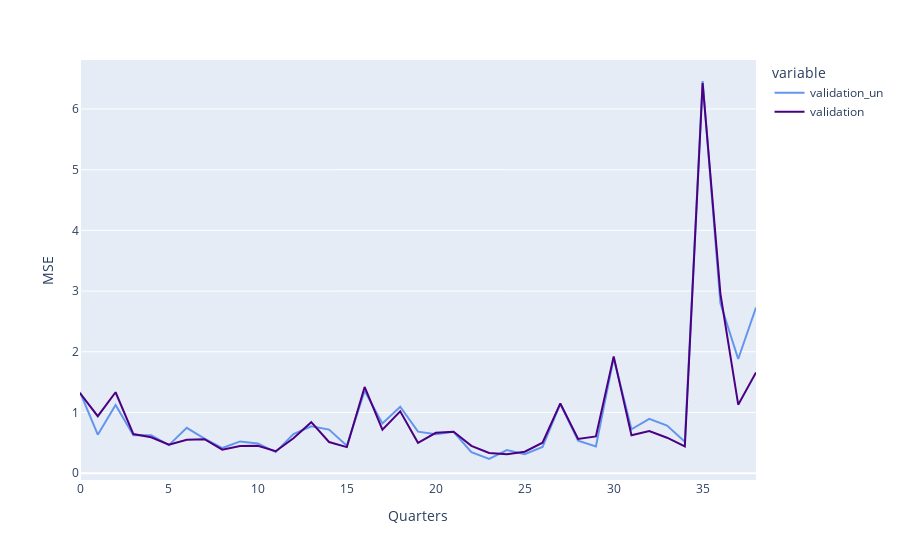

The cell this chart's notebook holds for it:
### Code cell
# Plot untrained and trained validation sets

fig4 = px.line(val_metrics, x='quarters', y=["validation_un","validation"], color_discrete_sequence=['cornflowerblue', 'indigo'])
fig4.update_xaxes(title_text='Quarters', showgrid=False)
fig4.update_yaxes(title_text='MSE')
fig4.show()

### Figure 1 — Plotly figure (JSON) as saved in the notebook; plotly's stock layout.template omitted (floating-point values rounded to 4 significant figures)
{"data": [{"hovertemplate": "variable=validation_un<br>quarters=%{x}<br>value=%{y}<extra></extra>", "legendgroup": "validation_un", "line": {"color": "cornflowerblue", "dash": "solid"}, "mode": "lines", "name": "validation_un", "orientation": "v", "showlegend": true, "type": "scatter", "x": [0, 1, 2, 3, 4, 5, 6, 7, 8, 9, 10, 11, 12, 13, 14, 15, 16, 17, 18, 19, 20, 21, 22, 23, 24, 25, 26, 27, 28, 29, 30, 31, 32, 33, 34, 35, 36, 37, 38], "xaxis": "x", "y": [1.335, 0.6336, 1.125, 0.6255, 0.6231, 0.4619, 0.7461, 0.5695, 0.4136, 0.5226, 0.4896, 0.3462, 0.6432, 0.772, 0.7172, 0.4501, 1.356, 0.8184, 1.095, 0.6836, 0.6406, 0.6803, 0.3469, 0.233, 0.3809, 0.3111, 0.4306, 1.142, 0.5365, 0.4402, 1.898, 0.722, 0.8943, 0.7834, 0.5167, 6.461, 2.797, 1.88, 2.729], "yaxis": "y"}, {"hovertemplate": "variable=validation<br>quarters=%{x}<br>value=%{y}<extra></extra>", "legendgroup": "validation", "line": {"color": "indigo", "dash": "solid"}, "mode": "lines", "name": "validation", "orientation": "v", "showlegend": true, "type": "scatter", "x": [0, 1, 2, 3, 4, 5, 6, 7, 8, 9, 10, 11, 12, 13, 14, 15, 16, 17, 18, 19, 20, 21, 22, 23, 24, 25, 26, 27, 28, 29, 30, 31, 32, 33, 34, 35, 36, 37, 38], "xaxis": "x", "y": [1.32, 0.9378, 1.333, 0.6443, 0.5914, 0.4692, 0.549, 0.56, 0.3858, 0.4479, 0.4494, 0.3604, 0.5759, 0.8398, 0.5131, 0.4291, 1.42, 0.7167, 1.018, 0.5, 0.665, 0.6821, 0.4496, 0.3312, 0.3107, 0.354, 0.5009, 1.149, 0.5622, 0.6042, 1.924, 0.6245, 0.6935, 0.5837, 0.4391, 6.427, 2.954, 1.128, 1.659], "yaxis": "y"}], "layout": {"legend": {"title": {"text": "variable"}, "tracegroupgap": 0}, "margin": {"t": 60}, "xaxis": {"anchor": "y", "domain": [0, 1], "showgrid": false, "title": {"text": "Quarters"}}, "yaxis": {"anchor": "x", "domain": [0, 1], "title": {"text": "MSE"}}}}
